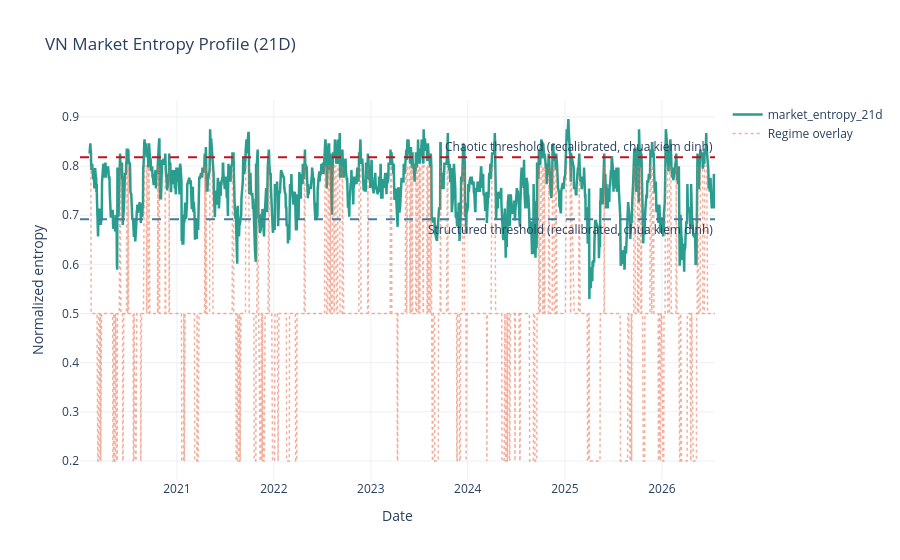

Here is the notebook cell this chart was saved with:
### Code cell
# Cell: Inspect Market Regime Outputs
display(market.tail(20))
latest_market = market.sort_values("date").tail(1)
display(latest_market[[col for col in ["date", "market_regime", "market_entropy_21d", "market_entropy_63d", "market_entropy_regime", "market_entropy_shift", "advance_ratio"] if col in latest_market.columns]])
display(entropy_regime_chart(market, entropy_col="market_entropy_21d", regime_col="market_entropy_regime", title="VN Market Entropy Profile (21D)"))

print(
    "Luu y ve market_entropy_regime (NV3, docs/reports/codebase_audit/MARKET_REGIME_AUDIT.md): "
    "nguong Structured/Chaotic da duoc HIEU CHINH LAI theo phan vi thuc te "
    "(15th/85th percentile cua market_entropy_21d, toan bo lich su that "
    "2020-01 -> 2026-07) thay cho hang so cu 0.35/0.70 khong ro nguon goc "
    "(nguong cu chua bao gio phan loai duoc 'Structured' trong 6.5 nam du "
    "lieu that -- xem src/analytics/entropy.py). Day la mot phep HIEU CHINH "
    "XAC DINH tu phan phoi du lieu, KHONG PHAI kiem dinh kha nang du bao -- "
    "entropy_regime van CHUA duoc test IC/backtest o bat ky dau trong du an. "
    "Khong dung lam tin hieu giao dich cho den khi co prereg rieng."
)

### Figure 1 — Plotly figure (JSON) as saved in the notebook; plotly's stock layout.template omitted (floating-point values rounded to 4 significant figures; data arrays with more than 128 entries replaced by an {"elided": "..."} marker saying what was removed)
{"data": [{"line": {"color": "#2a9d8f", "width": 2.5}, "mode": "lines", "name": "market_entropy_21d", "type": "scatter", "x": {"elided": "1632 str values"}, "y": {"elided": "1632 float values"}}, {"line": {"color": "#e76f51", "dash": "dot", "width": 1.5}, "mode": "lines", "name": "Regime overlay", "opacity": 0.55, "type": "scatter", "x": {"elided": "1632 str values"}, "y": {"elided": "1632 float values"}}], "layout": {"annotations": [{"showarrow": false, "text": "Structured threshold (recalibrated, chua kiem dinh)", "x": 1, "xanchor": "right", "xref": "x domain", "y": 0.692, "yanchor": "top", "yref": "y"}, {"showarrow": false, "text": "Chaotic threshold (recalibrated, chua kiem dinh)", "x": 1, "xanchor": "right", "xref": "x domain", "y": 0.818, "yanchor": "bottom", "yref": "y"}], "shapes": [{"line": {"color": "#457b9d", "dash": "dash"}, "type": "line", "x0": 0, "x1": 1, "xref": "x domain", "y0": 0.692, "y1": 0.692, "yref": "y"}, {"line": {"color": "#c1121f", "dash": "dash"}, "type": "line", "x0": 0, "x1": 1, "xref": "x domain", "y0": 0.818, "y1": 0.818, "yref": "y"}], "title": {"text": "VN Market Entropy Profile (21D)"}, "xaxis": {"title": {"text": "Date"}}, "yaxis": {"title": {"text": "Normalized entropy"}}}}
